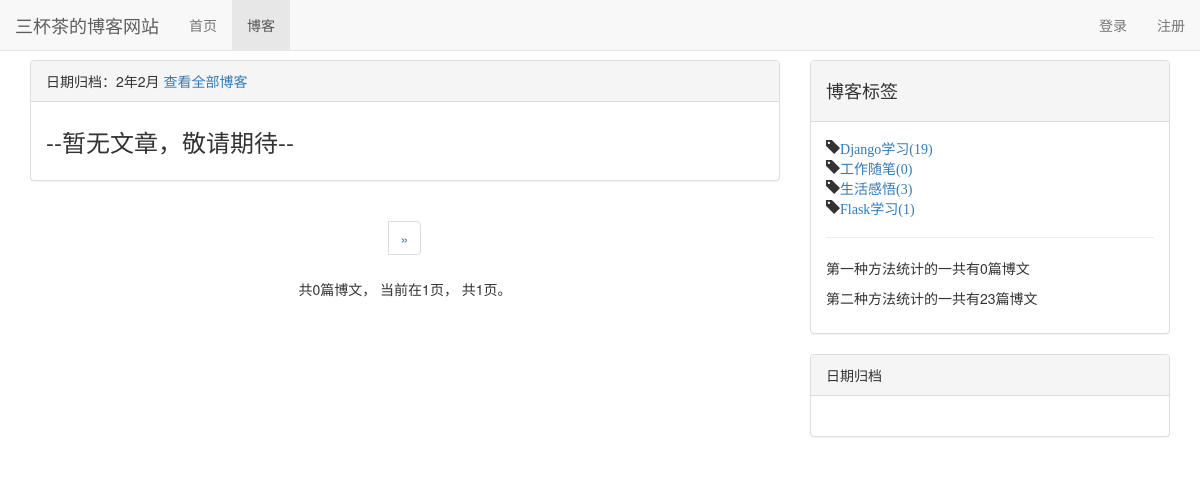
The page /blog/date/2/2 on the database its author committed.
### blog/models.py (models this page shows, shortened)
class BlogType(models.Model):
    type_name = models.CharField(max_length=15)

### blog/views.py (the view)
# urls.py: path('date/<int:year>/<int:month>', views.blogs_with_date, name="blogs_with_date"),
def blogs_with_date(request, year, month):
    blogs_all_list = Blog.objects.filter(created_time__year=year, created_time__month=month)
    context = get_blog_list_common_data(request, blogs_all_list)
    context['blogs_with_date'] = '%s年%s月' % (year, month)
    return render(request, 'blog/blogs_with_date.html', context)

### blog/templates/blog/blogs_with_date.html (shortened to what this page needs)
{% extends 'blog/blog_list.html' %}
{% block blog_list_title %}
    日期归档：{{ blogs_with_date }}
    <a href="{% url 'blog_list' %}">查看全部博客</a>
{% endblock %}

### blog/templates/blog/blog_list.html (shortened to what this page needs)
{% extends 'base.html' %}
{% block nav_blog_active %}active{% endblock %}
{% load staticfiles %}
{% load comment_tags %}
{% load likes_tags %}
{% block header_extends %}
    <link rel="stylesheet" href="{% static 'blog/blog.css' %}">
{% endblock %}
{% block content %}
    <div class="container">
        <div class="row">
            <div class="col-sm-8 col-md-8">
                <div class="panel panel-default">
                    <div class="panel-heading">{% block blog_list_title %}<h4>博客列表</h4>{% endblock %}</div>
                    <div class="panel-body">
                        {% for blog in blogs %}
                            <div class="blog">
                                <h3><a href="{% url 'blog_detail' blog.pk%}">{{ blog.title }}</a></h3>
                                <p class="blog-info">
                                    <span class="glyphicon glyphicon-tag"></span><a href="{% url 'blogs_with_type' blog.blog_type.pk %}">{{ blog.blog_type }}</a>&nbsp;&nbsp;
                                    <span class="glyphicon glyphicon-time"></span>
                                    {{ blog.created_time|date:"Y-m-d" }}&nbsp;&nbsp;
                                    阅读（{{ blog.get_read_num }}）&nbsp;&nbsp;
                                    评论（{% get_comment_count blog %}）&nbsp;&nbsp;
                                    点赞({% get_like_count blog %})
                                </p>
                                <p>{{ blog.content|striptags|truncatechars:120 }}</p>
                            </div>
                        {% empty %}
                            <div class="blog">
                                <h3>--暂无文章，敬请期待--</h3>
                            </div>
                        {% endfor %}
                    </div>
                </div>
                <div class="paginator">
                    <div aria-label="Page navigation">
                        <ul class="pagination">
                        <li>
                        <li>
                            {% if page_of_blogs.has_next %}
                                <a href="?page={{ page_of_blogs.next_page_number }}" aria-label="Next"><span aria-hidden="true">&raquo;</span></a>
                            {% else %}
                                <span aria-hidden="true">&raquo;</span>
                            {% endif %}
                        </li>
                        </ul>
                        <p>
                            共{{ page_of_blogs.paginator.count }}篇博文，
                            当前在{{ page_of_blogs.number }}页，
                            共{{ page_of_blogs.paginator.num_pages }}页。
                        </p>
                    </div>
                </div>
            </div>
            <div class="col-sm-4 col-md-4">
                <div class="panel panel-default">
                    <div class="panel-heading">
                        <h4>博客标签</h4>
                    </div>
                    <div class="panel-body">
                        <ul class="blog-types">
                            {% for blog_type in blog_types %}
                                <li><span class="glyphicon glyphicon-tag"><a href="{% url 'blogs_with_type' blog_type.pk %}">{{ blog_type.type_name }}({{ blog_type.blog_count }})</a></li>
                            {% empty %}
                                <li>暂无分类</li>
                            {% endfor %}
                            <hr>
                            <p>第一种方法统计的一共有{{ blogs|length }}篇博文</p>
                            <p>第二种方法统计的一共有{{ blogs_count }}篇博文</p>
                        </ul>
                    </div>
                </div>
                <div class="panel panel-default">
                    <div class="panel-heading">日期归档</div>
                    <div class="panel-body">
                    </div>
                </div>
            </div>
        </div>
    </div>
{% endblock %}

### static/base.css (style rules this page uses)
* { margin: 0; padding: 0; }
body { margin-top: 60px!important; }
ul { list-style-type: none!important; }

### blog/static/blog/blog.css (style rules this page uses)
ul.blog-types { list-style-type: none; }
div.blog h3 { margin-top: 0.5em; }
div.paginator { text-align: center; }

### rows shown on the page
BlogType: type_name "Django学习", blog_count "19"
BlogType: type_name "工作随笔", blog_count "0"
BlogType: type_name "生活感悟", blog_count "3"
BlogType: type_name "Flask学习", blog_count "1"

### other values the page prints
{{ blogs_with_date }} "2年2月"
{{ page_of_blogs.paginator.count }} "0"
{{ page_of_blogs.number }} "1"
{{ page_of_blogs.paginator.num_pages }} "1"
{{ blogs|length }} "0"
{{ blogs_count }} "23"
